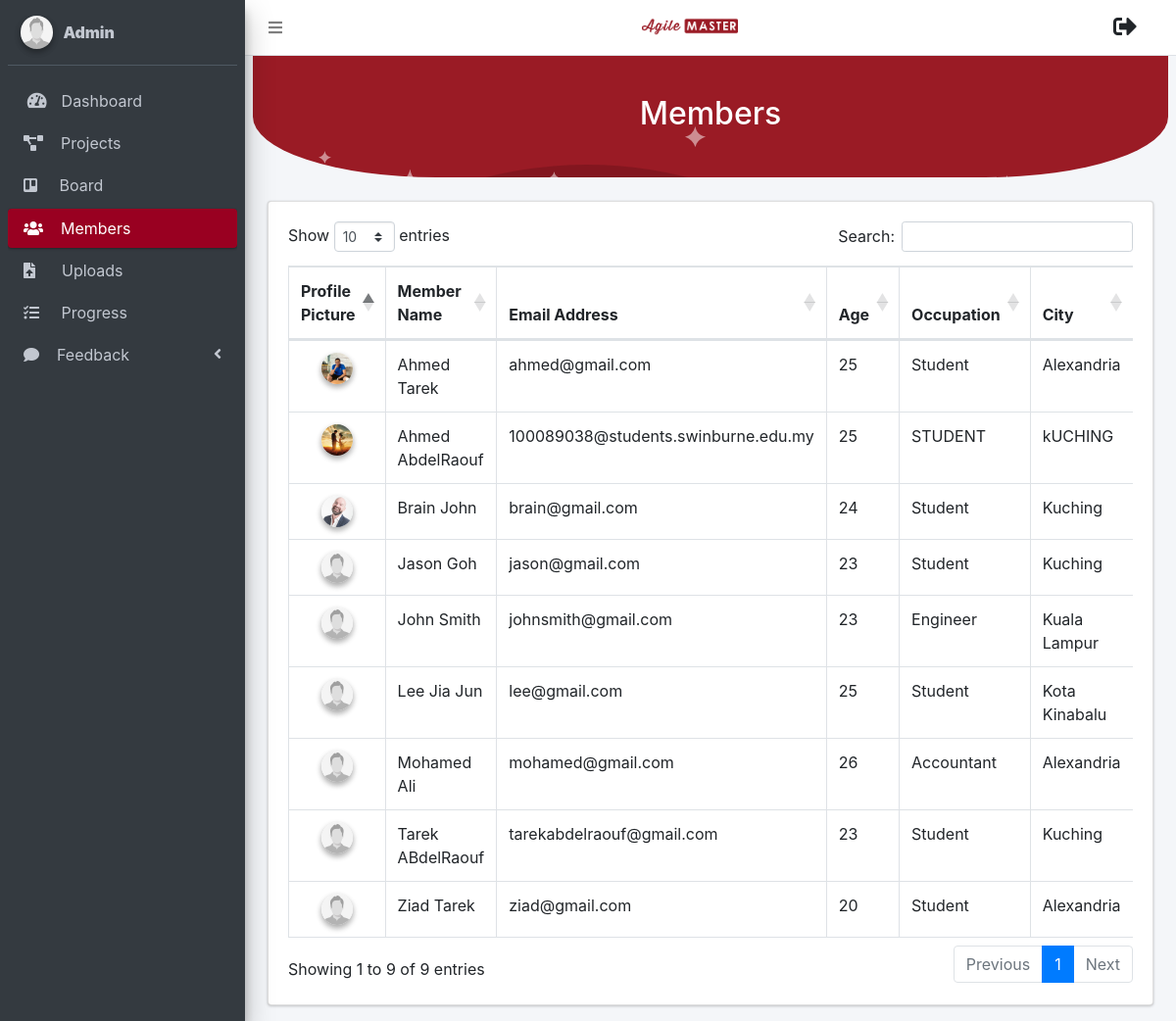
The page /admin/members.php on the database as committed earlier.
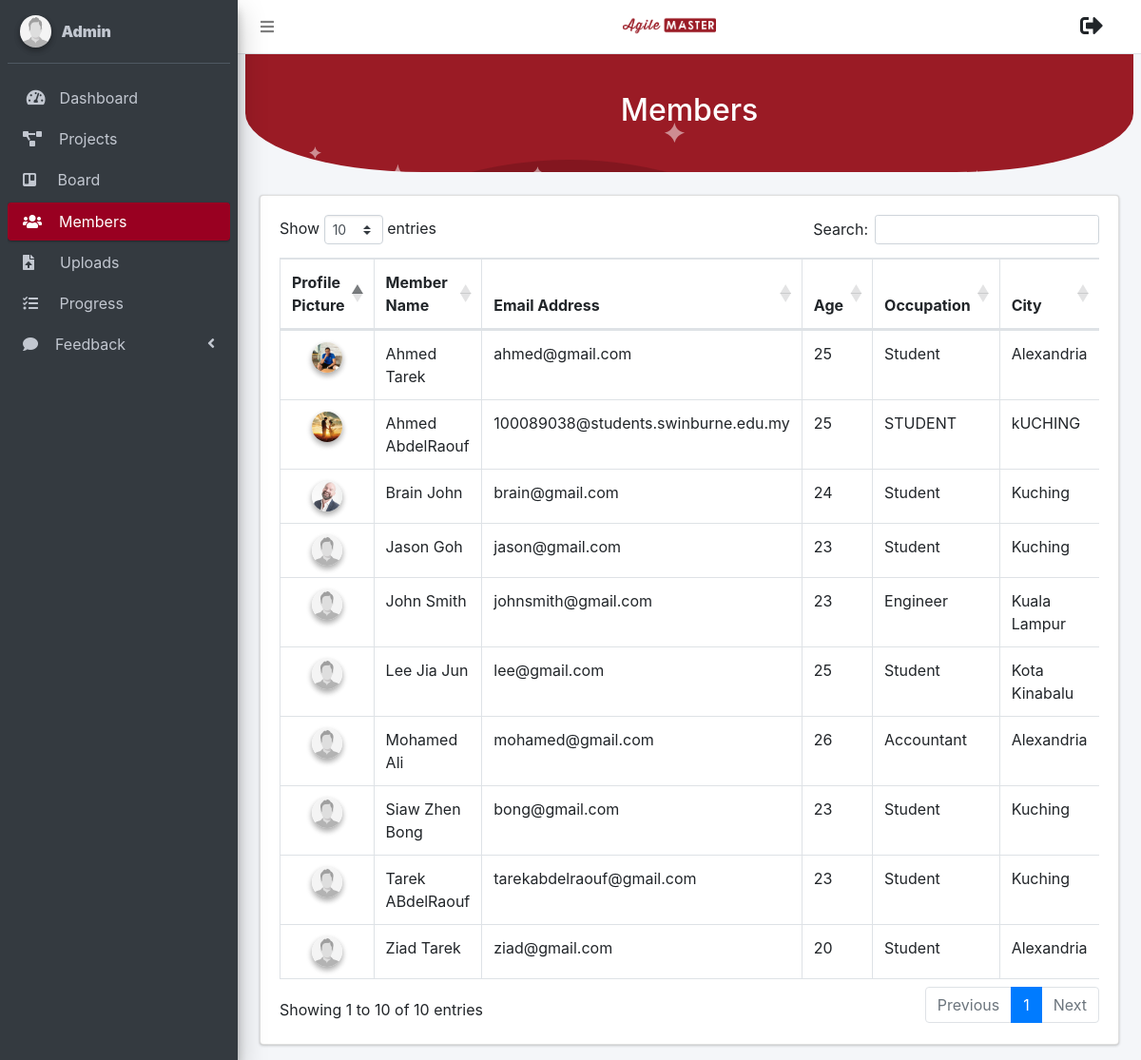
The same page on the database as committed later.
### tables this page shows
CREATE TABLE `users` (
  `user_id` int(11) NOT NULL,
  `fname` varchar(255) NOT NULL,
  `lname` varchar(255) NOT NULL,
  `age` int(11) NOT NULL,
  `occupation` varchar(255) NOT NULL,
  `city` varchar(255) NOT NULL,
  `country` varchar(255) NOT NULL,
  `email` varchar(255) NOT NULL,
  `password` varchar(255) NOT NULL,
  `photo` varchar(255) NOT NULL,
  `unique_id` int(255) NOT NULL,
  `status` varchar(255) NOT NULL,
  `role` varchar(255) NOT NULL DEFAULT 'project member'
);

### helpers/module.php (called while the page is built, shortened)
<?php
function getAllUser()
{
	global $conn;
	$result = mysqli_query($conn, "SELECT * FROM `users` order by `fname` ASC");
	return $result;
}
?>

### admin/members.php (the view, shortened to what this page needs)
<?php
include_once '../connection/dbconnection.php';
include_once '../helpers/module.php';
?>
<!DOCTYPE html>
<html>
<head>
	<?php include('../navigation/head.php');?>
</head>
<body class="hold-transition sidebar-mini layout-fixed">
<div class="wrapper">
	<?php include('../navigation/topbar_admin.php');?>
	<?php include('../navigation/member_adminsidebar.php');?>
	<div class="content-wrapper">
		<section class="content">
			<div class="bg-custom">
				<div class="bg-img" style="text-align: center;">
					<div class="searchContainer">
						<h2> Members</h2>
					</div>
				</div>
                <br>
			</div>
			<br>
			<div class="container-fluid">
				<div class="card">
					<div class="card-body">
						<div class="table-responsive">
							<table class="table table-bordered" id="dataTable" width="100%" cellspacing="0">
								<thead>
									<tr>
									<th >Profile Picture </th>
                                    <th >Member Name</th>
									<th > Email Address </th>
                                    <th >Age</th>
                                    <th >Occupation</th>
                                    <th >City</th>
                                 </tr>
                                </thead>
                                <tbody>
                                    <?php
                                        $getAllUser = getAllUser();
                                        while($asRow = mysqli_fetch_array($getAllUser))
                                        {
                                    ?>
                                    <tr>
										<td style="text-align: center;">
                                         <?php
                                            echo '<img src="../upload/profile/'.$asRow["photo"].'" id="sideimg" class="img-circle elevation-2" alt="User Image">';
                                        ?>
									</td>
									<td>
										<?php echo $asRow['fname'] . " " .$asRow['lname'];?>
									</td>
                                    <td >
                                       <?php echo $asRow['email']?>
                                    </td>
									<td>
										<?php echo $asRow['age'];?>
									</td>
									<td>
										<?php echo $asRow['occupation'];?>
									</td>
									<td>
										<?php echo $asRow['city'];?>
									</td>
                                    </tr>
                                    <?php
                                        }
                                    ?>
                                </tbody>
							</table>
						</div>
					</div>
				</div>
			</div>
		</section>
	</div>
</div>
</body>
</html>

Rows that differ between the two databases and show on the page:
added users: photo (picture), fname "Siaw Zhen", lname "Bong", email "bong@gmail.com", age "23", occupation "Student", city "Kuching"
Other text that changed with them:
text written by a page script: "Show entries Search: Showing 1 to 9 of 9 entries Previous 1 Next" → "Show entries Search: Showing 1 to 10 of 10 entries Previous 1 Next"
